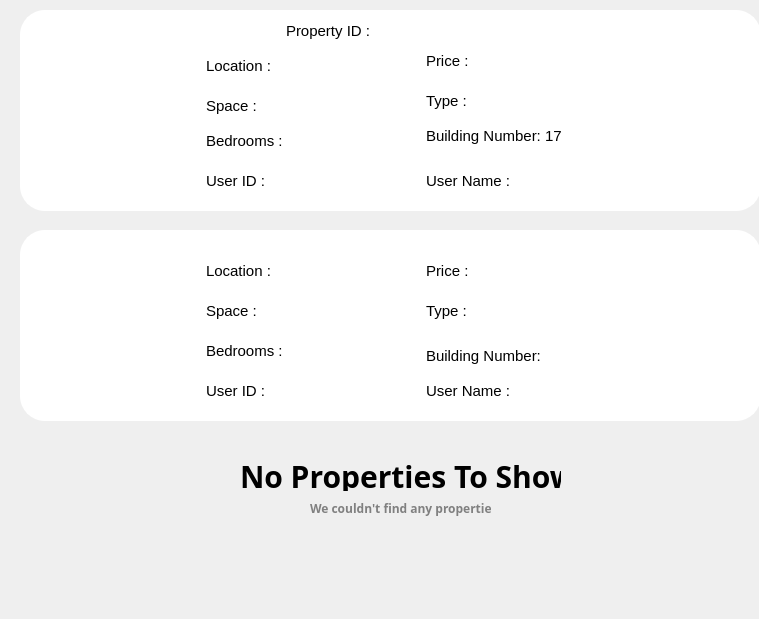
       <widget class="QWidget" name="scrollAreaWidgetContents_2">
        <property name="geometry">
         <rect>
          <x>0</x>
          <y>0</y>
          <width>759</width>
          <height>619</height>
         </rect>
        </property>
        <widget class="QLabel" name="label_38">
         <property name="geometry">
          <rect>
           <x>240</x>
           <y>460</y>
           <width>321</width>
           <height>31</height>
          </rect>
         </property>
         <property name="styleSheet">
          <string notr="true">QLabel{
font-size:30px;
font-family:sans-serif;
font-weight:600;
}</string>
         </property>
         <property name="text">
          <string>No Properties To Show</string>
         </property>
        </widget>
        <widget class="QLabel" name="label_39">
         <property name="geometry">
          <rect>
           <x>310</x>
           <y>500</y>
           <width>181</width>
           <height>16</height>
          </rect>
         </property>
         <property name="styleSheet">
          <string notr="true">QLabel{
font-family:sans-serif;
color:#808080;
font-weight:600;
}</string>
         </property>
         <property name="text">
          <string>We couldn't find any properties </string>
         </property>
        </widget>
        <widget class="QFrame" name="frame_2">
         <property name="geometry">
          <rect>
           <x>20</x>
           <y>10</y>
           <width>741</width>
           <height>201</height>
          </rect>
         </property>
         <property name="styleSheet">
          <string notr="true">QFrame{
  border-radius: 25px;
  border: 2px solid white ;
background-color:white;

}
QPushButton{
  border-radius: 10px;
  background: #699CCC;
color:white;



}
QPushButton:hover{
background: #CCD0CD;
color:Black;
}

#pushButton_2{
background: #FF7F7F;
}
#pushButton_2:hover{
background: #CCD0CD;
color:Black;
}
QLabel{
font-size:15px;
}</string>
         </property>
         <property name="frameShape">
          <enum>QFrame::Shape::StyledPanel</enum>
         </property>
         <property name="frameShadow">
          <enum>QFrame::Shadow::Raised</enum>
         </property>
         <widget class="QLabel" name="label_12">
          <property name="geometry">
           <rect>
            <x>20</x>
            <y>40</y>
            <width>151</width>
            <height>151</height>
           </rect>
          </property>
          <property name="styleSheet">
           <string notr="true">#label_2{color:black;}</string>
          </property>
          <property name="text">
           <string/>
          </property>
          <property name="pixmap">
           <pixmap resource="Resource.qrc">:/Assets/home128.png</pixmap>
          </property>
          <property name="scaledContents">
           <bool>true</bool>
          </property>
         </widget>
         <widget class="QLabel" name="label_13">
          <property name="geometry">
           <rect>
            <x>180</x>
            <y>40</y>
            <width>211</width>
            <height>31</height>
           </rect>
          </property>
          <property name="text">
           <string>Location :</string>
          </property>
         </widget>
         <widget class="QLabel" name="label_14">
          <property name="geometry">
           <rect>
            <x>180</x>
            <y>80</y>
            <width>201</width>
            <height>31</height>
           </rect>
          </property>
          <property name="text">
           <string>Space :</string>
          </property>
         </widget>
         <widget class="QLabel" name="label_25">
          <property name="geometry">
           <rect>
            <x>180</x>
            <y>120</y>
            <width>211</width>
            <height>21</height>
           </rect>
          </property>
          <property name="text">
           <string>Bedrooms :</string>
          </property>
         </widget>
         <widget class="QLabel" name="label_26">
          <property name="geometry">
           <rect>
            <x>400</x>
            <y>40</y>
            <width>231</width>
            <height>21</height>
           </rect>
          </property>
          <property name="text">
           <string>Price : </string>
          </property>
         </widget>
         <widget class="QLabel" name="label_27">
          <property name="geometry">
           <rect>
            <x>400</x>
            <y>80</y>
            <width>211</width>
            <height>21</height>
           </rect>
          </property>
          <property name="text">
           <string>Type :</string>
          </property>
         </widget>
         <widget class="QLabel" name="label_28">
          <property name="geometry">
           <rect>
            <x>400</x>
            <y>110</y>
            <width>331</width>
            <height>31</height>
           </rect>
          </property>
          <property name="text">
           <string>Building Number: 17  </string>
          </property>
         </widget>
         <widget class="QLabel" name="label_29">
          <property name="geometry">
           <rect>
            <x>180</x>
            <y>160</y>
            <width>221</width>
            <height>21</height>
           </rect>
          </property>
          <property name="text">
           <string>User ID :</string>
          </property>
         </widget>
         <widget class="QLabel" name="label_30">
          <property name="geometry">
           <rect>
            <x>400</x>
            <y>160</y>
            <width>211</width>
            <height>21</height>
           </rect>
          </property>
          <property name="text">
           <string>User Name :</string>
          </property>
         </widget>
         <widget class="QToolButton" name="toolButton">
          <property name="geometry">
           <rect>
            <x>680</x>
            <y>20</y>
            <width>31</width>
            <height>22</height>
           </rect>
          </property>
          <property name="styleSheet">
           <string notr="true">QToolButton{
background:white;
border:none;
}</string>
          </property>
          <property name="text">
           <string/>
          </property>
          <property name="icon">
           <iconset resource="Resource.qrc">
            <normaloff>:/Assets/more32.png</normaloff>:/Assets/more32.png</iconset>
          </property>
          <property name="iconSize">
           <size>
            <width>32</width>
            <height>32</height>
           </size>
          </property>
         </widget>
         <widget class="QLabel" name="label_46">
          <property name="geometry">
           <rect>
            <x>260</x>
            <y>10</y>
            <width>231</width>
            <height>21</height>
           </rect>
          </property>
          <property name="text">
           <string>Property ID : </string>
          </property>
         </widget>
        </widget>
        <widget class="QFrame" name="frame_5">
         <property name="geometry">
          <rect>
           <x>20</x>
           <y>230</y>
           <width>741</width>
           <height>191</height>
          </rect>
         </property>
         <property name="styleSheet">
          <string notr="true">QFrame{
  border-radius: 25px;
  border: 2px solid white ;
background-color:white;

}
QPushButton{
  border-radius: 10px;
  background: #699CCC;
color:white;



}
QPushButton:hover{
background: #CCD0CD;
color:Black;
}

#pushButton_2{
background: #FF7F7F;
}
#pushButton_2:hover{
background: #CCD0CD;
color:Black;
}
QLabel{
font-size:15px;
}</string>
         </property>
         <property name="frameShape">
          <enum>QFrame::Shape::StyledPanel</enum>
         </property>
         <property name="frameShadow">
          <enum>QFrame::Shadow::Raised</enum>
         </property>
         <widget class="QLabel" name="label_31">
          <property name="geometry">
           <rect>
            <x>20</x>
            <y>20</y>
            <width>151</width>
            <height>161</height>
           </rect>
          </property>
          <property name="styleSheet">
           <string notr="true">#label_2{color:black;}</string>
          </property>
          <property name="text">
           <string/>
          </property>
          <property name="pixmap">
           <pixmap resource="Resource.qrc">:/Assets/home128.png</pixmap>
          </property>
          <property name="scaledContents">
           <bool>true</bool>
          </property>
         </widget>
         <widget class="QLabel" name="label_33">
          <property name="geometry">
           <rect>
            <x>180</x>
            <y>30</y>
            <width>211</width>
            <height>21</height>
           </rect>
          </property>
          <property name="text">
           <string>Location :</string>
          </property>
         </widget>
         <widget class="QLabel" name="label_34">
          <property name="geometry">
           <rect>
            <x>180</x>
            <y>70</y>
            <width>201</width>
            <height>21</height>
           </rect>
          </property>
          <property name="text">
           <string>Space :</string>
          </property>
         </widget>
         <widget class="QLabel" name="label_35">
          <property name="geometry">
           <rect>
            <x>180</x>
            <y>110</y>
            <width>211</width>
            <height>21</height>
           </rect>
          </property>
          <property name="text">
           <string>Bedrooms :</string>
          </property>
         </widget>
         <widget class="QLabel" name="label_36">
          <property name="geometry">
           <rect>
            <x>400</x>
            <y>30</y>
            <width>231</width>
            <height>21</height>
           </rect>
          </property>
          <property name="text">
           <string>Price : </string>
          </property>
         </widget>
         <widget class="QLabel" name="label_37">
          <property name="geometry">
           <rect>
            <x>400</x>
            <y>70</y>
            <width>211</width>
            <height>21</height>
           </rect>
          </property>
          <property name="text">
           <string>Type :</string>
          </property>
         </widget>
         <widget class="QLabel" name="label_40">
          <property name="geometry">
           <rect>
            <x>400</x>
            <y>110</y>
            <width>191</width>
            <height>31</height>
           </rect>
          </property>
          <property name="text">
           <string>Building Number:</string>
          </property>
         </widget>
         <widget class="QLabel" name="label_41">
          <property name="geometry">
           <rect>
            <x>180</x>
            <y>150</y>
            <width>221</width>
            <height>21</height>
           </rect>
          </property>
          <property name="text">
           <string>User ID :</string>
          </property>
         </widget>
         <widget class="QLabel" name="label_42">
          <property name="geometry">
           <rect>
            <x>400</x>
            <y>150</y>
            <width>211</width>
            <height>21</height>
           </rect>
          </property>
          <property name="text">
           <string>User Name :</string>
          </property>
         </widget>
         <widget class="QToolButton" name="toolButton_2">
          <property name="geometry">
           <rect>
            <x>680</x>
            <y>20</y>
            <width>31</width>
            <height>22</height>
           </rect>
          </property>
          <property name="styleSheet">
           <string notr="true">QToolButton{
background:white;
border:none;
}</string>
          </property>
          <property name="text">
           <string/>
          </property>
          <property name="icon">
           <iconset resource="Resource.qrc">
            <normaloff>:/Assets/more32.png</normaloff>:/Assets/more32.png</iconset>
          </property>
          <property name="iconSize">
           <size>
            <width>32</width>
            <height>32</height>
           </size>
          </property>
         </widget>
         <widget class="QPushButton" name="pushButton_7">
          <property name="geometry">
           <rect>
            <x>0</x>
            <y>-10</y>
            <width>75</width>
            <height>61</height>
           </rect>
          </property>
          <property name="styleSheet">
           <string notr="true">QPushButton{
background-color:transparent;
border:none;
}</string>
          </property>
          <property name="text">
           <string/>
          </property>
          <property name="icon">
           <iconset resource="Resource.qrc">
            <normaloff>:/Assets/bookmarkv2.png</normaloff>:/Assets/bookmarkv2.png</iconset>
          </property>
          <property name="iconSize">
           <size>
            <width>40</width>
            <height>40</height>
           </size>
          </property>
         </widget>
        </widget>
       </widget>
